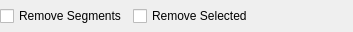
<?xml version="1.0" encoding="UTF-8"?>
<ui version="4.0">
 <class>LC_BreakDivideOptionsWidget</class>
 <widget class="QWidget" name="LC_BreakDivideOptionsWidget">
  <property name="geometry">
   <rect>
    <x>0</x>
    <y>0</y>
    <width>353</width>
    <height>32</height>
   </rect>
  </property>
  <property name="windowTitle">
   <string>Form</string>
  </property>
  <layout class="QGridLayout" name="gridLayout">
   <property name="leftMargin">
    <number>0</number>
   </property>
   <property name="topMargin">
    <number>1</number>
   </property>
   <property name="rightMargin">
    <number>0</number>
   </property>
   <property name="bottomMargin">
    <number>1</number>
   </property>
   <item row="0" column="2">
    <spacer name="horizontalSpacer">
     <property name="orientation">
      <enum>Qt::Orientation::Horizontal</enum>
     </property>
     <property name="sizeHint" stdset="0">
      <size>
       <width>0</width>
       <height>20</height>
      </size>
     </property>
    </spacer>
   </item>
   <item row="0" column="0">
    <widget class="QCheckBox" name="cbRemoveSegments">
     <property name="toolTip">
      <string>If checked, segments between intersection points will be removed. If unchecked - the entity will be divided in intersection points. </string>
     </property>
     <property name="text">
      <string>Remove Segments</string>
     </property>
    </widget>
   </item>
   <item row="0" column="1">
    <widget class="QCheckBox" name="cbRemoveSelected">
     <property name="toolTip">
      <string>If checked, selected segment will be removed. Otherwise, selected segment will survive and remaining segments will be removed. </string>
     </property>
     <property name="text">
      <string>Remove Selected</string>
     </property>
    </widget>
   </item>
  </layout>
 </widget>
 <resources/>
 <connections/>
</ui>
